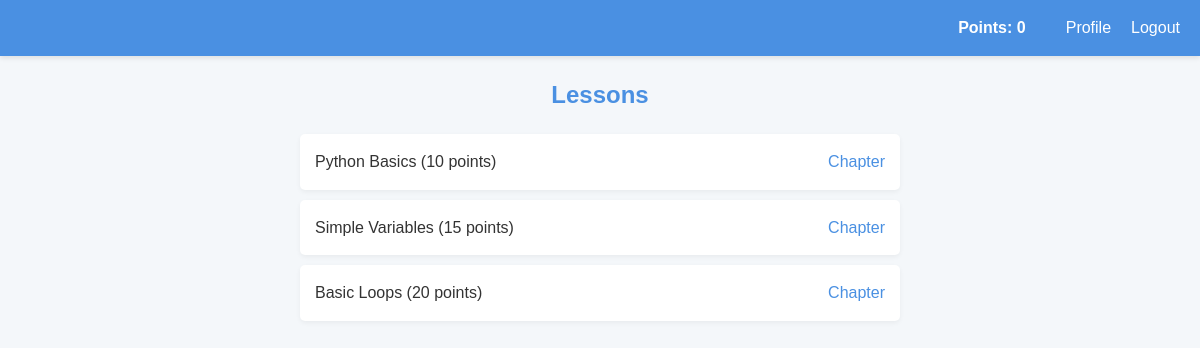
The app's page /lessons (signed in), older data.
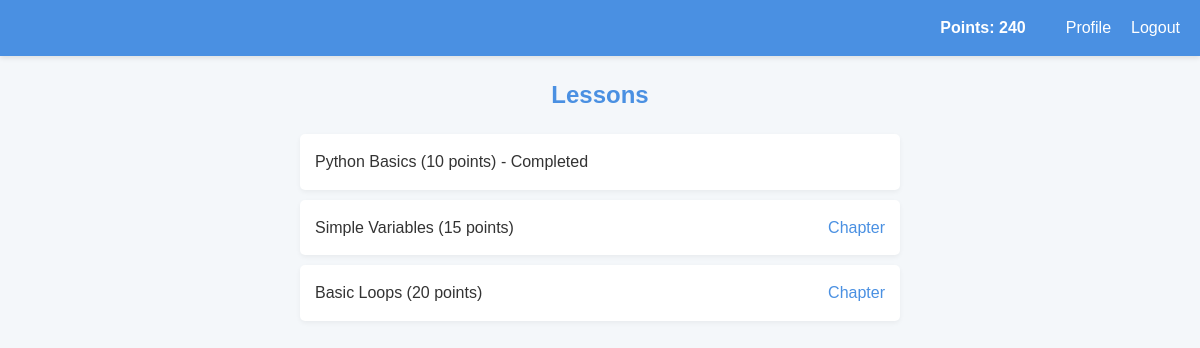
The same page, newer data.
### models/models.py (models this page shows)
class User(db.Model):
    id = db.Column(db.Integer, primary_key=True)
    name = db.Column(db.String(100), nullable=False)
    username = db.Column(db.String(80), unique=True, nullable=False)
    email = db.Column(db.String(120), unique=True, nullable=False)
    mobile = db.Column(db.String(15), unique=True, nullable=False)
    stream = db.Column(db.String(20), nullable=False)  # New: Replacing class_name
    year = db.Column(db.String(10), nullable=False)   # New: Year field
    password = db.Column(db.String(120), nullable=False)
    points = db.Column(db.Integer, default=0)
    course = db.Column(db.String(50))
    level = db.Column(db.String(20))  # New: Beginner, Intermediate, or Advanced
    completed_lessons = db.Column(db.String(200), default="")
    is_admin = db.Column(db.Boolean, default=False)

### routes/lesson.py (the view)
def lessons_page():
    if 'user_id' not in session:
        return redirect(url_for('login'))
    user = db.session.get(User, session['user_id'])
    if user is None:
        session.pop('user_id', None)
        return redirect(url_for('login'))
    if not user.level:
        return redirect(url_for('select_level'))
    lessons = {
        'Beginner': [
            {'id': 1, 'title': 'Python Basics', 'points': 10},
            {'id': 2, 'title': 'Simple Variables', 'points': 15},
            {'id': 3, 'title': 'Basic Loops', 'points': 20}
        ],
        'Intermediate': [
            {'id': 1, 'title': 'Functions', 'points': 20},
            {'id': 2, 'title': 'Lists and Dictionaries', 'points': 25},
            {'id': 3, 'title': 'Conditionals', 'points': 30}
        ],
        'Advanced': [
            {'id': 1, 'title': 'OOP Concepts', 'points': 30},
            {'id': 2, 'title': 'Decorators', 'points': 35},
            {'id': 3, 'title': 'Generators', 'points': 40}
        ]
    }
    return render_template('lessons.html', user=user, lessons=lessons[user.level])

### templates/lessons.html
{% extends "base.html" %} {% block content %}
<h2>Lessons</h2>
<ul>
    {% for lesson in lessons %}
    <li>
        {{ lesson.title }} ({{ lesson.points }} points) {% if lesson.id|string
        in user.completed_lessons.split(',') %} - Completed {% else %}
        <a href="{{ url_for('chapter', chapter_id=lesson.id) }}">Chapter</a>
        {% endif %}
    </li>
    {% endfor %}
</ul>
{% endblock %}

### templates/base.html (shortened to what this page needs)
<!DOCTYPE html>
<html>
<head>
    <link rel="stylesheet" href="{{ url_for('static', filename='style.css') }}">
    <link rel="stylesheet" href="{{ url_for('static', filename='markdown.css') }}"
</head>
<body>
    <nav>
        {% if session.user_id %}
            <span>Points: {{ user.points }}</span>
            <a href="{{ url_for('profile') }}">Profile</a>
            <a href="{{ url_for('logout') }}">Logout</a>
        {% endif %}
    </nav>
    {% block content %}{% endblock %}
</body>
</html>

Row changes from the older to the newer data that the page shows:
changed User: points "0" → "240"; completed_lessons empty → "1" (drawn)
Text that changed along with them:
list line gone: "Chapter"
new list line: "- Completed"
